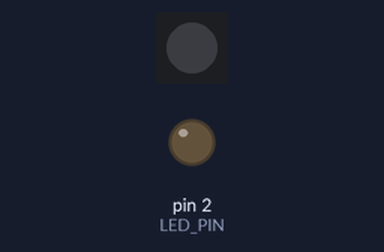
Bench run of a sketch on a simulated Arduino Uno, built with avr-gcc and run on an emulated ATmega328P. Parts: 1 RGB LEDs in strip order, left to right, output pins drawn as LEDs (lit = HIGH). Dim RGB values are drawn brighter than linear.

Above: at 0.2 s.
At 0.7 s:
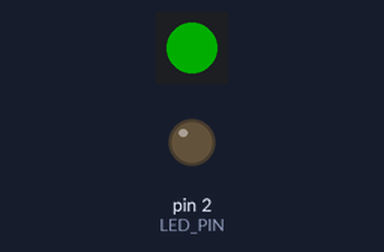
At 1.7 s:
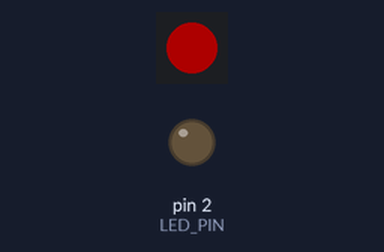
At 2.7 s:
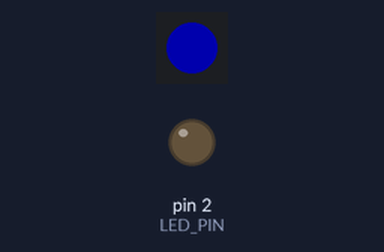
Timing chart, 0 to 3.5 s (numbered marks = the images above):
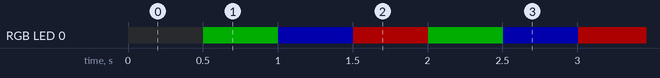

The sketch:

button_led.ino
```cpp
#include <RgbCycle.h>

const int BUTTON_PIN = 1;
const int LED_PIN = 2;

void setup() {
  RgbCycle::begin();            // 彩灯：初始化

  pinMode(BUTTON_PIN, INPUT_PULLUP);
  pinMode(LED_PIN, OUTPUT);
  Serial.begin(115200);
}

void loop() {
  RgbCycle::update();

  int buttonState = digitalRead(BUTTON_PIN);
  if (buttonState == LOW) {
    digitalWrite(LED_PIN, HIGH);
    Serial.println("Button PRESSED");
    delay(200);  // 简单消抖
  } else {
    digitalWrite(LED_PIN, LOW);
  }
  delay(10);
}
```

Measured:
- by itself, RGB LED 0: repeats every 1.5 s: RGB(0, 0, 50) 0.50 s, RGB(50, 0, 0) 0.50 s, RGB(0, 50, 0) 0.50 s
- by itself, everything shown: repeats every 1.5 s, in 3 steps
